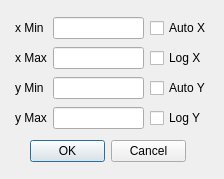
<?xml version="1.0" encoding="UTF-8"?>
<ui version="4.0">
 <class>AxesDialog</class>
 <widget class="QDialog" name="AxesDialog">
  <property name="geometry">
   <rect>
    <x>0</x>
    <y>0</y>
    <width>224</width>
    <height>179</height>
   </rect>
  </property>
  <property name="windowTitle">
   <string>Plot Limits</string>
  </property>
  <widget class="QWidget" name="gridLayoutWidget">
   <property name="geometry">
    <rect>
     <x>10</x>
     <y>10</y>
     <width>201</width>
     <height>121</height>
    </rect>
   </property>
   <layout class="QGridLayout" name="gridLayout_2">
    <property name="leftMargin">
     <number>5</number>
    </property>
    <property name="topMargin">
     <number>5</number>
    </property>
    <item row="1" column="1">
     <widget class="QLineEdit" name="editXMax"/>
    </item>
    <item row="1" column="2">
     <widget class="QCheckBox" name="LogX">
      <property name="text">
       <string>Log X</string>
      </property>
     </widget>
    </item>
    <item row="1" column="0">
     <widget class="QLabel" name="xMax">
      <property name="text">
       <string>x Max</string>
      </property>
     </widget>
    </item>
    <item row="0" column="2">
     <widget class="QCheckBox" name="autoX">
      <property name="text">
       <string>Auto X</string>
      </property>
     </widget>
    </item>
    <item row="0" column="0">
     <widget class="QLabel" name="xMin">
      <property name="text">
       <string>x Min</string>
      </property>
     </widget>
    </item>
    <item row="0" column="1">
     <widget class="QLineEdit" name="editXMin"/>
    </item>
    <item row="2" column="2">
     <widget class="QCheckBox" name="autoY">
      <property name="text">
       <string>Auto Y</string>
      </property>
     </widget>
    </item>
    <item row="2" column="1">
     <widget class="QLineEdit" name="editYMin"/>
    </item>
    <item row="2" column="0">
     <widget class="QLabel" name="yMin">
      <property name="text">
       <string>y Min</string>
      </property>
     </widget>
    </item>
    <item row="3" column="0">
     <widget class="QLabel" name="yMax">
      <property name="text">
       <string>y Max</string>
      </property>
     </widget>
    </item>
    <item row="3" column="1">
     <widget class="QLineEdit" name="editYMax"/>
    </item>
    <item row="3" column="2">
     <widget class="QCheckBox" name="LogY">
      <property name="text">
       <string>Log Y</string>
      </property>
     </widget>
    </item>
   </layout>
  </widget>
  <widget class="QDialogButtonBox" name="buttonBox">
   <property name="geometry">
    <rect>
     <x>30</x>
     <y>140</y>
     <width>156</width>
     <height>23</height>
    </rect>
   </property>
   <property name="standardButtons">
    <set>QDialogButtonBox::Cancel|QDialogButtonBox::Ok</set>
   </property>
  </widget>
 </widget>
 <tabstops>
  <tabstop>editXMin</tabstop>
  <tabstop>editXMax</tabstop>
  <tabstop>editYMin</tabstop>
  <tabstop>editYMax</tabstop>
  <tabstop>autoX</tabstop>
  <tabstop>LogX</tabstop>
  <tabstop>autoY</tabstop>
  <tabstop>LogY</tabstop>
 </tabstops>
 <resources/>
 <connections/>
</ui>
